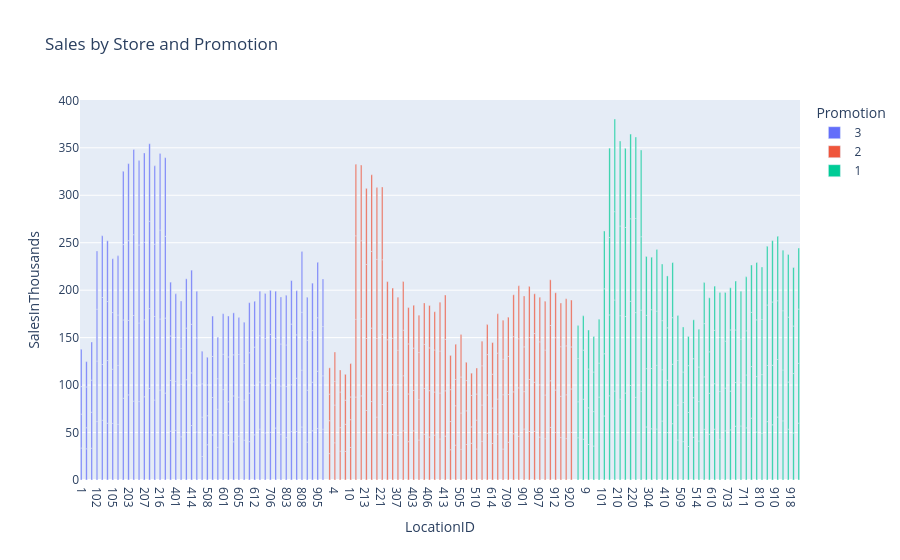

Notebook code for this chart:
### Code cell
#1  
data = pd.read_csv("WA_Marketing-Campaign.csv")
data["Promotion"] = data["Promotion"].astype(str)
fig = px.bar(
    data,
    x="LocationID",              
    y="SalesInThousands",
    color="Promotion",           
    barmode="group",             
    title="Sales by Store and Promotion"
)
fig.update_xaxes(type="category")   
fig.show()

### Figure 1 — Plotly figure (JSON) as saved in the notebook; plotly's stock layout.template omitted (floating-point values rounded to 4 significant figures; data arrays with more than 128 entries replaced by an {"elided": "..."} marker saying what was removed)
{"data": [{"alignmentgroup": "True", "hovertemplate": "Promotion=3<br>LocationID=%{x}<br>SalesInThousands=%{y}<extra></extra>", "legendgroup": "3", "marker": {"color": "#636efa", "pattern": {"shape": ""}}, "name": "3", "offsetgroup": "3", "orientation": "v", "showlegend": true, "textposition": "auto", "type": "bar", "x": {"elided": "188 int values"}, "xaxis": "x", "y": {"elided": "188 float values"}, "yaxis": "y"}, {"alignmentgroup": "True", "hovertemplate": "Promotion=2<br>LocationID=%{x}<br>SalesInThousands=%{y}<extra></extra>", "legendgroup": "2", "marker": {"color": "#EF553B", "pattern": {"shape": ""}}, "name": "2", "offsetgroup": "2", "orientation": "v", "showlegend": true, "textposition": "auto", "type": "bar", "x": {"elided": "188 int values"}, "xaxis": "x", "y": {"elided": "188 float values"}, "yaxis": "y"}, {"alignmentgroup": "True", "hovertemplate": "Promotion=1<br>LocationID=%{x}<br>SalesInThousands=%{y}<extra></extra>", "legendgroup": "1", "marker": {"color": "#00cc96", "pattern": {"shape": ""}}, "name": "1", "offsetgroup": "1", "orientation": "v", "showlegend": true, "textposition": "auto", "type": "bar", "x": {"elided": "172 int values"}, "xaxis": "x", "y": {"elided": "172 float values"}, "yaxis": "y"}], "layout": {"barmode": "group", "legend": {"title": {"text": "Promotion"}, "tracegroupgap": 0}, "title": {"text": "Sales by Store and Promotion"}, "xaxis": {"anchor": "y", "domain": [0, 1], "title": {"text": "LocationID"}, "type": "category"}, "yaxis": {"anchor": "x", "domain": [0, 1], "title": {"text": "SalesInThousands"}}}}
